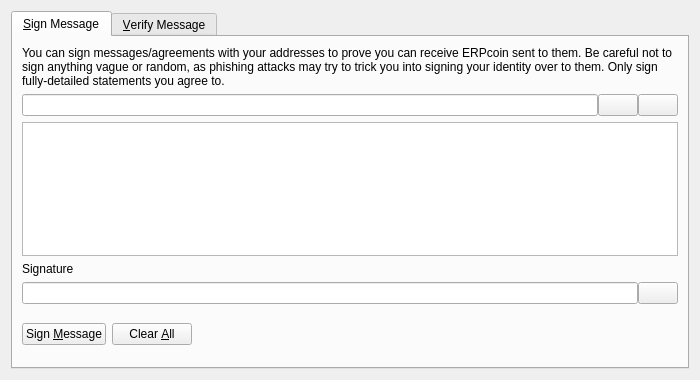
<?xml version="1.0" encoding="UTF-8"?>
<ui version="4.0">
 <class>SignVerifyMessageDialog</class>
 <widget class="QDialog" name="SignVerifyMessageDialog">
  <property name="geometry">
   <rect>
    <x>0</x>
    <y>0</y>
    <width>700</width>
    <height>380</height>
   </rect>
  </property>
  <property name="windowTitle">
   <string>Signatures - Sign / Verify a Message</string>
  </property>
  <property name="modal">
   <bool>true</bool>
  </property>
  <layout class="QVBoxLayout" name="verticalLayout">
   <item>
    <widget class="QTabWidget" name="tabWidget">
     <property name="currentIndex">
      <number>0</number>
     </property>
     <widget class="QWidget" name="tabSignMessage">
      <attribute name="title">
       <string>&amp;Sign Message</string>
      </attribute>
      <layout class="QVBoxLayout" name="verticalLayout_SM">
       <item>
        <widget class="QLabel" name="infoLabel_SM">
         <property name="text">
          <string>You can sign messages/agreements with your addresses to prove you can receive ERPcoin sent to them. Be careful not to sign anything vague or random, as phishing attacks may try to trick you into signing your identity over to them. Only sign fully-detailed statements you agree to.</string>
         </property>
         <property name="textFormat">
          <enum>Qt::PlainText</enum>
         </property>
         <property name="wordWrap">
          <bool>true</bool>
         </property>
        </widget>
       </item>
       <item>
        <layout class="QHBoxLayout" name="horizontalLayout_1_SM">
         <property name="spacing">
          <number>0</number>
         </property>
         <item>
          <widget class="QValidatedLineEdit" name="addressIn_SM">
           <property name="toolTip">
            <string>The ERPcoin address to sign the message with</string>
           </property>
          </widget>
         </item>
         <item>
          <widget class="QPushButton" name="addressBookButton_SM">
           <property name="toolTip">
            <string>Choose previously used address</string>
           </property>
           <property name="text">
            <string/>
           </property>
           <property name="shortcut">
            <string>Alt+A</string>
           </property>
           <property name="autoDefault">
            <bool>false</bool>
           </property>
          </widget>
         </item>
         <item>
          <widget class="QPushButton" name="pasteButton_SM">
           <property name="toolTip">
            <string>Paste address from clipboard</string>
           </property>
           <property name="text">
            <string/>
           </property>
           <property name="shortcut">
            <string>Alt+P</string>
           </property>
           <property name="autoDefault">
            <bool>false</bool>
           </property>
          </widget>
         </item>
        </layout>
       </item>
       <item>
        <widget class="QPlainTextEdit" name="messageIn_SM">
         <property name="toolTip">
          <string>Enter the message you want to sign here</string>
         </property>
        </widget>
       </item>
       <item>
        <widget class="QLabel" name="signatureLabel_SM">
         <property name="text">
          <string>Signature</string>
         </property>
         <property name="textFormat">
          <enum>Qt::PlainText</enum>
         </property>
        </widget>
       </item>
       <item>
        <layout class="QHBoxLayout" name="horizontalLayout_2_SM">
         <property name="spacing">
          <number>0</number>
         </property>
         <item>
          <widget class="QLineEdit" name="signatureOut_SM">
           <property name="font">
            <font>
             <italic>true</italic>
            </font>
           </property>
           <property name="readOnly">
            <bool>true</bool>
           </property>
          </widget>
         </item>
         <item>
          <widget class="QPushButton" name="copySignatureButton_SM">
           <property name="toolTip">
            <string>Copy the current signature to the system clipboard</string>
           </property>
           <property name="text">
            <string/>
           </property>
           <property name="autoDefault">
            <bool>false</bool>
           </property>
          </widget>
         </item>
        </layout>
       </item>
       <item>
        <layout class="QHBoxLayout" name="horizontalLayout_3_SM">
         <item>
          <widget class="QPushButton" name="signMessageButton_SM">
           <property name="toolTip">
            <string>Sign the message to prove you own this ERPcoin address</string>
           </property>
           <property name="text">
            <string>Sign &amp;Message</string>
           </property>
           <property name="autoDefault">
            <bool>false</bool>
           </property>
          </widget>
         </item>
         <item>
          <widget class="QPushButton" name="clearButton_SM">
           <property name="toolTip">
            <string>Reset all sign message fields</string>
           </property>
           <property name="text">
            <string>Clear &amp;All</string>
           </property>
           <property name="autoDefault">
            <bool>false</bool>
           </property>
          </widget>
         </item>
         <item>
          <spacer name="horizontalSpacer_1_SM">
           <property name="orientation">
            <enum>Qt::Horizontal</enum>
           </property>
           <property name="sizeHint" stdset="0">
            <size>
             <width>40</width>
             <height>48</height>
            </size>
           </property>
          </spacer>
         </item>
         <item>
          <widget class="QLabel" name="statusLabel_SM">
           <property name="font">
            <font>
             <weight>75</weight>
             <bold>true</bold>
            </font>
           </property>
           <property name="text">
            <string/>
           </property>
           <property name="wordWrap">
            <bool>true</bool>
           </property>
          </widget>
         </item>
         <item>
          <spacer name="horizontalSpacer_2_SM">
           <property name="orientation">
            <enum>Qt::Horizontal</enum>
           </property>
           <property name="sizeHint" stdset="0">
            <size>
             <width>40</width>
             <height>48</height>
            </size>
           </property>
          </spacer>
         </item>
        </layout>
       </item>
      </layout>
     </widget>
     <widget class="QWidget" name="tabVerifyMessage">
      <attribute name="title">
       <string>&amp;Verify Message</string>
      </attribute>
      <layout class="QVBoxLayout" name="verticalLayout_VM">
       <item>
        <widget class="QLabel" name="infoLabel_VM">
         <property name="text">
          <string>Enter the receiver's address, message (ensure you copy line breaks, spaces, tabs, etc. exactly) and signature below to verify the message. Be careful not to read more into the signature than what is in the signed message itself, to avoid being tricked by a man-in-the-middle attack. Note that this only proves the signing party receives with the address, it cannot prove sendership of any transaction!</string>
         </property>
         <property name="textFormat">
          <enum>Qt::PlainText</enum>
         </property>
         <property name="alignment">
          <set>Qt::AlignLeading|Qt::AlignLeft|Qt::AlignTop</set>
         </property>
         <property name="wordWrap">
          <bool>true</bool>
         </property>
        </widget>
       </item>
       <item>
        <layout class="QHBoxLayout" name="horizontalLayout_1_VM">
         <property name="spacing">
          <number>0</number>
         </property>
         <item>
          <widget class="QValidatedLineEdit" name="addressIn_VM">
           <property name="toolTip">
            <string>The ERPcoin address the message was signed with</string>
           </property>
          </widget>
         </item>
         <item>
          <widget class="QPushButton" name="addressBookButton_VM">
           <property name="toolTip">
            <string>Choose previously used address</string>
           </property>
           <property name="text">
            <string/>
           </property>
           <property name="shortcut">
            <string>Alt+A</string>
           </property>
           <property name="autoDefault">
            <bool>false</bool>
           </property>
          </widget>
         </item>
        </layout>
       </item>
       <item>
        <widget class="QPlainTextEdit" name="messageIn_VM"/>
       </item>
       <item>
        <widget class="QValidatedLineEdit" name="signatureIn_VM"/>
       </item>
       <item>
        <layout class="QHBoxLayout" name="horizontalLayout_2_VM">
         <item>
          <widget class="QPushButton" name="verifyMessageButton_VM">
           <property name="toolTip">
            <string>Verify the message to ensure it was signed with the specified ERPcoin address</string>
           </property>
           <property name="text">
            <string>Verify &amp;Message</string>
           </property>
           <property name="autoDefault">
            <bool>false</bool>
           </property>
          </widget>
         </item>
         <item>
          <widget class="QPushButton" name="clearButton_VM">
           <property name="toolTip">
            <string>Reset all verify message fields</string>
           </property>
           <property name="text">
            <string>Clear &amp;All</string>
           </property>
           <property name="autoDefault">
            <bool>false</bool>
           </property>
          </widget>
         </item>
         <item>
          <spacer name="horizontalSpacer_1_VM">
           <property name="orientation">
            <enum>Qt::Horizontal</enum>
           </property>
           <property name="sizeHint" stdset="0">
            <size>
             <width>40</width>
             <height>48</height>
            </size>
           </property>
          </spacer>
         </item>
         <item>
          <widget class="QLabel" name="statusLabel_VM">
           <property name="font">
            <font>
             <weight>75</weight>
             <bold>true</bold>
            </font>
           </property>
           <property name="text">
            <string/>
           </property>
           <property name="wordWrap">
            <bool>true</bool>
           </property>
          </widget>
         </item>
         <item>
          <spacer name="horizontalSpacer_2_VM">
           <property name="orientation">
            <enum>Qt::Horizontal</enum>
           </property>
           <property name="sizeHint" stdset="0">
            <size>
             <width>40</width>
             <height>48</height>
            </size>
           </property>
          </spacer>
         </item>
        </layout>
       </item>
      </layout>
     </widget>
    </widget>
   </item>
  </layout>
 </widget>
 <customwidgets>
  <customwidget>
   <class>QValidatedLineEdit</class>
   <extends>QLineEdit</extends>
   <header>qvalidatedlineedit.h</header>
  </customwidget>
 </customwidgets>
 <resources>
  <include location="../erpcoin.qrc"/>
 </resources>
 <connections/>
</ui>
